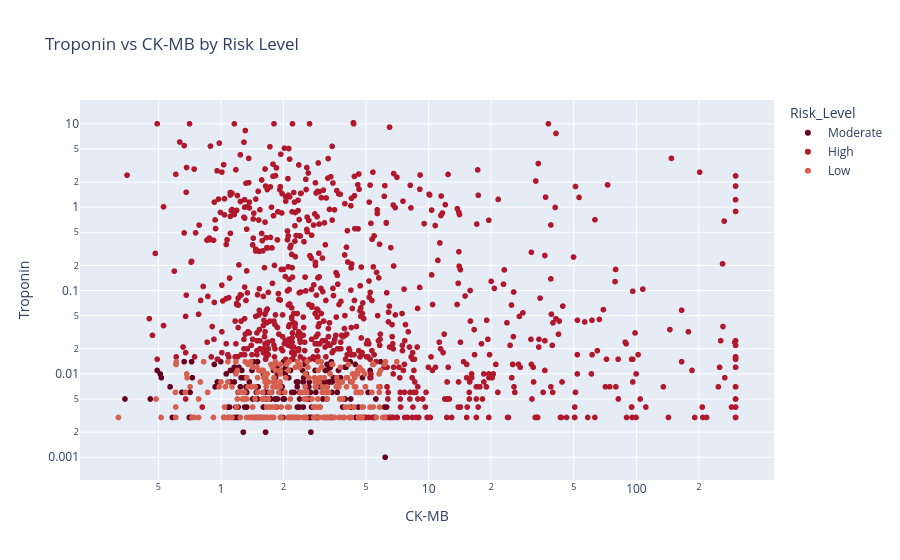

The notebook cell saved with this chart:
### Code cell
# Troponin vs CK-MB by Risk Level
biomarkers = px.scatter(df, x='CK-MB', y='Troponin', color='Risk_Level',
                       title='Troponin vs CK-MB by Risk Level',
                       log_x=True, log_y=True,
                       color_discrete_sequence=px.colors.sequential.RdBu)
biomarkers.show()

### Figure 1 — Plotly figure (JSON) as saved in the notebook; plotly's stock layout.template omitted (floating-point values rounded to 4 significant figures; data arrays with more than 128 entries replaced by an {"elided": "..."} marker saying what was removed)
{"data": [{"hovertemplate": "Risk_Level=Moderate<br>CK-MB=%{x}<br>Troponin=%{y}<extra></extra>", "legendgroup": "Moderate", "marker": {"color": "rgb(103,0,31)", "symbol": "circle"}, "mode": "markers", "name": "Moderate", "showlegend": true, "type": "scattergl", "x": {"elided": "232 float values"}, "xaxis": "x", "y": {"elided": "232 float values"}, "yaxis": "y"}, {"hovertemplate": "Risk_Level=High<br>CK-MB=%{x}<br>Troponin=%{y}<extra></extra>", "legendgroup": "High", "marker": {"color": "rgb(178,24,43)", "symbol": "circle"}, "mode": "markers", "name": "High", "showlegend": true, "type": "scattergl", "x": {"elided": "812 float values"}, "xaxis": "x", "y": {"elided": "812 float values"}, "yaxis": "y"}, {"hovertemplate": "Risk_Level=Low<br>CK-MB=%{x}<br>Troponin=%{y}<extra></extra>", "legendgroup": "Low", "marker": {"color": "rgb(214,96,77)", "symbol": "circle"}, "mode": "markers", "name": "Low", "showlegend": true, "type": "scattergl", "x": {"elided": "275 float values"}, "xaxis": "x", "y": {"elided": "275 float values"}, "yaxis": "y"}], "layout": {"legend": {"title": {"text": "Risk_Level"}, "tracegroupgap": 0}, "title": {"text": "Troponin vs CK-MB by Risk Level"}, "xaxis": {"anchor": "y", "domain": [0, 1], "title": {"text": "CK-MB"}, "type": "log"}, "yaxis": {"anchor": "x", "domain": [0, 1], "title": {"text": "Troponin"}, "type": "log"}}}
